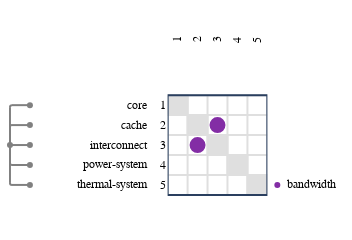

Here is the notebook cell this chart was saved with:
### Code cell
from ragraph.io.esl import from_esl
graph = from_esl(["./esl"])

import raesl.plot
figure = raesl.plot.mdm(
    graph,
    node_kinds=["component"],
)
figure.show()

### Figure 1 — Plotly figure (JSON) as saved in the notebook; plotly's stock layout.template omitted (floating-point values rounded to 4 significant figures)
{"data": [{"hoverinfo": "skip", "marker": {"color": "#FFFFFF", "line": {"color": "#FFFFFF"}}, "mode": "markers", "showlegend": false, "type": "scatter", "x": [0.5], "xaxis": "x", "y": [0.5], "yaxis": "y"}, {"hoverinfo": "skip", "marker": {"color": "#FFFFFF", "line": {"color": "#FFFFFF"}}, "mode": "markers", "showlegend": false, "type": "scatter", "x": [0.5], "xaxis": "x2", "y": [0.5], "yaxis": "y2"}, {"hoverinfo": "skip", "marker": {"color": "#FFFFFF", "line": {"color": "#FFFFFF"}}, "mode": "markers", "showlegend": false, "type": "scatter", "x": [0.5], "xaxis": "x3", "y": [0.5], "yaxis": "y3"}, {"hoverinfo": "skip", "marker": {"color": "#FFFFFF", "line": {"color": "#FFFFFF"}}, "mode": "markers", "showlegend": false, "type": "scatter", "x": [0.5], "xaxis": "x5", "y": [0.5], "yaxis": "y5"}, {"customdata": [{"data": "world.core", "pointtype": "tree_node"}, {"data": "world.cache", "pointtype": "tree_node"}, {"data": "world.interconnect", "pointtype": "tree_node"}, {"data": "world.power-system", "pointtype": "tree_node"}, {"data": "world.thermal-system", "pointtype": "tree_node"}, {"data": "world", "pointtype": "tree_node"}], "hoverinfo": "text", "marker": {"color": "gray"}, "mode": "markers", "showlegend": false, "text": ["world.core", "world.cache", "world.interconnect", "world.power-system", "world.thermal-system", "world"], "type": "scatter", "x": [1, 1, 1, 1, 1, 0], "xaxis": "x6", "y": [4.5, 3.5, 2.5, 1.5, 0.5, 2.5], "yaxis": "y6"}, {"customdata": [{"source": "world.cache", "target": "world.interconnect"}], "hoverinfo": "text", "marker": {"color": "#ffffff"}, "mode": "markers", "showlegend": false, "text": ["source: world.cache<br>target: world.interconnect<br>bandwidth: 1.0"], "type": "scatter", "x": [1.5], "xaxis": "x9", "y": [2.3], "yaxis": "y9"}, {"customdata": [{"source": "world.interconnect", "target": "world.cache"}], "hoverinfo": "text", "marker": {"color": "#ffffff"}, "mode": "markers", "showlegend": false, "text": ["source: world.interconnect<br>target: world.cache<br>bandwidth: 1.0"], "type": "scatter", "x": [2.5], "xaxis": "x9", "y": [3.3], "yaxis": "y9"}, {"hoverinfo": "text", "marker": {"color": "#832da5"}, "mode": "markers", "showlegend": false, "text": ["bandwidth"], "type": "scatter", "x": [0.5], "xaxis": "x10", "y": [0.5], "yaxis": "y10"}, {"hoverinfo": "text", "mode": "text", "showlegend": false, "text": ["bandwidth"], "textfont": {"color": "black", "family": "Fira Code,Hack,Courier New,monospace", "size": 12}, "textposition": "middle right", "type": "scatter", "x": [1], "xaxis": "x10", "y": [0.5], "yaxis": "y10"}], "layout": {"annotations": [{"font": {"color": "black", "family": "Fira Code,Hack,Courier New,monospace", "size": 12}, "showarrow": false, "text": "1", "textangle": -90, "x": 0.5, "xref": "x4", "y": -0.3301, "yanchor": "bottom", "yref": "y", "yshift": 0}, {"font": {"color": "black", "family": "Fira Code,Hack,Courier New,monospace", "size": 12}, "showarrow": false, "text": "2", "textangle": -90, "x": 1.5, "xref": "x4", "y": -0.3301, "yanchor": "bottom", "yref": "y", "yshift": 0}, {"font": {"color": "black", "family": "Fira Code,Hack,Courier New,monospace", "size": 12}, "showarrow": false, "text": "3", "textangle": -90, "x": 2.5, "xref": "x4", "y": -0.3301, "yanchor": "bottom", "yref": "y", "yshift": 0}, {"font": {"color": "black", "family": "Fira Code,Hack,Courier New,monospace", "size": 12}, "showarrow": false, "text": "4", "textangle": -90, "x": 3.5, "xref": "x4", "y": -0.3301, "yanchor": "bottom", "yref": "y", "yshift": 0}, {"font": {"color": "black", "family": "Fira Code,Hack,Courier New,monospace", "size": 12}, "showarrow": false, "text": "5", "textangle": -90, "x": 4.5, "xref": "x4", "y": -0.3301, "yanchor": "bottom", "yref": "y", "yshift": 0}, {"font": {"color": "black", "family": "Fira Code,Hack,Courier New,monospace", "size": 12}, "showarrow": false, "text": "core", "textangle": 0, "x": 2.772, "xanchor": "right", "xref": "x7", "y": 4.5, "yref": "y6", "yshift": 0}, {"font": {"color": "black", "family": "Fira Code,Hack,Courier New,monospace", "size": 12}, "showarrow": false, "text": "cache", "textangle": 0, "x": 2.772, "xanchor": "right", "xref": "x7", "y": 3.5, "yref": "y6", "yshift": 0}, {"font": {"color": "black", "family": "Fira Code,Hack,Courier New,monospace", "size": 12}, "showarrow": false, "text": "interconnect", "textangle": 0, "x": 2.772, "xanchor": "right", "xref": "x7", "y": 2.5, "yref": "y6", "yshift": 0}, {"font": {"color": "black", "family": "Fira Code,Hack,Courier New,monospace", "size": 12}, "showarrow": false, "text": "power-system", "textangle": 0, "x": 2.772, "xanchor": "right", "xref": "x7", "y": 1.5, "yref": "y6", "yshift": 0}, {"font": {"color": "black", "family": "Fira Code,Hack,Courier New,monospace", "size": 12}, "showarrow": false, "text": "thermal-system", "textangle": 0, "x": 2.772, "xanchor": "right", "xref": "x7", "y": 0.5, "yref": "y6", "yshift": 0}, {"font": {"color": "black", "family": "Fira Code,Hack,Courier New,monospace", "size": 12}, "showarrow": false, "text": "1", "textangle": 0, "x": 0.4301, "xanchor": "right", "xref": "x8", "y": 4.5, "yref": "y6", "yshift": 0}, {"font": {"color": "black", "family": "Fira Code,Hack,Courier New,monospace", "size": 12}, "showarrow": false, "text": "2", "textangle": 0, "x": 0.4301, "xanchor": "right", "xref": "x8", "y": 3.5, "yref": "y6", "yshift": 0}, {"font": {"color": "black", "family": "Fira Code,Hack,Courier New,monospace", "size": 12}, "showarrow": false, "text": "3", "textangle": 0, "x": 0.4301, "xanchor": "right", "xref": "x8", "y": 2.5, "yref": "y6", "yshift": 0}, {"font": {"color": "black", "family": "Fira Code,Hack,Courier New,monospace", "size": 12}, "showarrow": false, "text": "4", "textangle": 0, "x": 0.4301, "xanchor": "right", "xref": "x8", "y": 1.5, "yref": "y6", "yshift": 0}, {"font": {"color": "black", "family": "Fira Code,Hack,Courier New,monospace", "size": 12}, "showarrow": false, "text": "5", "textangle": 0, "x": 0.4301, "xanchor": "right", "xref": "x8", "y": 0.5, "yref": "y6", "yshift": 0}], "autosize": false, "height": 138.2, "hovermode": "closest", "margin": {"b": 0, "l": 0, "pad": 0, "r": 0, "t": 25}, "modebar": {"orientation": "h"}, "paper_bgcolor": "rgba(256,256,256,1)", "plot_bgcolor": "rgba(256,256,256,0)", "shapes": [{"line": {"color": "gray", "dash": "solid", "width": 2}, "type": "line", "x0": 0, "x1": 0, "xref": "x6", "y0": 2.5, "y1": 4.4, "yref": "y6"}, {"line": {"color": "gray", "dash": "solid", "width": 2}, "path": "M 0 4.4 Q 0 4.5 0.1 4.5", "type": "path", "xref": "x6", "yref": "y6"}, {"line": {"color": "gray", "dash": "solid", "width": 2}, "type": "line", "x0": 0.1, "x1": 1, "xref": "x6", "y0": 4.5, "y1": 4.5, "yref": "y6"}, {"line": {"color": "gray", "dash": "solid", "width": 2}, "type": "line", "x0": 0, "x1": 0, "xref": "x6", "y0": 2.5, "y1": 3.4, "yref": "y6"}, {"line": {"color": "gray", "dash": "solid", "width": 2}, "path": "M 0 3.4 Q 0 3.5 0.1 3.5", "type": "path", "xref": "x6", "yref": "y6"}, {"line": {"color": "gray", "dash": "solid", "width": 2}, "type": "line", "x0": 0.1, "x1": 1, "xref": "x6", "y0": 3.5, "y1": 3.5, "yref": "y6"}, {"line": {"color": "gray", "dash": "solid", "width": 2}, "type": "line", "x0": 0, "x1": 1, "xref": "x6", "y0": 2.5, "y1": 2.5, "yref": "y6"}, {"line": {"color": "gray", "dash": "solid", "width": 2}, "type": "line", "x0": 0, "x1": 0, "xref": "x6", "y0": 2.5, "y1": 1.6, "yref": "y6"}, {"line": {"color": "gray", "dash": "solid", "width": 2}, "path": "M 0 1.6 Q 0 1.5 0.1 1.5", "type": "path", "xref": "x6", "yref": "y6"}, {"line": {"color": "gray", "dash": "solid", "width": 2}, "type": "line", "x0": 0.1, "x1": 1, "xref": "x6", "y0": 1.5, "y1": 1.5, "yref": "y6"}, {"line": {"color": "gray", "dash": "solid", "width": 2}, "type": "line", "x0": 0, "x1": 0, "xref": "x6", "y0": 2.5, "y1": 0.6, "yref": "y6"}, {"line": {"color": "gray", "dash": "solid", "width": 2}, "path": "M 0 0.6 Q 0 0.5 0.1 0.5", "type": "path", "xref": "x6", "yref": "y6"}, {"line": {"color": "gray", "dash": "solid", "width": 2}, "type": "line", "x0": 0.1, "x1": 1, "xref": "x6", "y0": 0.5, "y1": 0.5, "yref": "y6"}, {"line": {"color": "#dfdfdf", "dash": "solid", "width": 2}, "type": "line", "x0": 0, "x1": 5, "xref": "x9", "y0": 0, "y1": 0, "yref": "y6"}, {"line": {"color": "#dfdfdf", "dash": "solid", "width": 2}, "type": "line", "x0": 0, "x1": 5, "xref": "x9", "y0": 1, "y1": 1, "yref": "y6"}, {"line": {"color": "#dfdfdf", "dash": "solid", "width": 2}, "type": "line", "x0": 0, "x1": 5, "xref": "x9", "y0": 2, "y1": 2, "yref": "y6"}, {"line": {"color": "#dfdfdf", "dash": "solid", "width": 2}, "type": "line", "x0": 0, "x1": 5, "xref": "x9", "y0": 3, "y1": 3, "yref": "y6"}, {"line": {"color": "#dfdfdf", "dash": "solid", "width": 2}, "type": "line", "x0": 0, "x1": 5, "xref": "x9", "y0": 4, "y1": 4, "yref": "y6"}, {"line": {"color": "#dfdfdf", "dash": "solid", "width": 2}, "type": "line", "x0": 0, "x1": 5, "xref": "x9", "y0": 5, "y1": 5, "yref": "y6"}, {"line": {"color": "#dfdfdf", "dash": "solid", "width": 2}, "type": "line", "x0": 0, "x1": 0, "xref": "x9", "y0": 0, "y1": 5, "yref": "y6"}, {"line": {"color": "#dfdfdf", "dash": "solid", "width": 2}, "type": "line", "x0": 1, "x1": 1, "xref": "x9", "y0": 0, "y1": 5, "yref": "y6"}, {"line": {"color": "#dfdfdf", "dash": "solid", "width": 2}, "type": "line", "x0": 2, "x1": 2, "xref": "x9", "y0": 0, "y1": 5, "yref": "y6"}, {"line": {"color": "#dfdfdf", "dash": "solid", "width": 2}, "type": "line", "x0": 3, "x1": 3, "xref": "x9", "y0": 0, "y1": 5, "yref": "y6"}, {"line": {"color": "#dfdfdf", "dash": "solid", "width": 2}, "type": "line", "x0": 4, "x1": 4, "xref": "x9", "y0": 0, "y1": 5, "yref": "y6"}, {"line": {"color": "#dfdfdf", "dash": "solid", "width": 2}, "type": "line", "x0": 5, "x1": 5, "xref": "x9", "y0": 0, "y1": 5, "yref": "y6"}, {"fillcolor": "#dfdfdf", "layer": "below", "line": {"color": "#dfdfdf"}, "type": "rect", "x0": 0, "x1": 1, "xref": "x9", "y0": 4, "y1": 5, "yref": "y6"}, {"fillcolor": "#dfdfdf", "layer": "below", "line": {"color": "#dfdfdf"}, "type": "rect", "x0": 1, "x1": 2, "xref": "x9", "y0": 3, "y1": 4, "yref": "y6"}, {"fillcolor": "#dfdfdf", "layer": "below", "line": {"color": "#dfdfdf"}, "type": "rect", "x0": 2, "x1": 3, "xref": "x9", "y0": 2, "y1": 3, "yref": "y6"}, {"fillcolor": "#dfdfdf", "layer": "below", "line": {"color": "#dfdfdf"}, "type": "rect", "x0": 3, "x1": 4, "xref": "x9", "y0": 1, "y1": 2, "yref": "y6"}, {"fillcolor": "#dfdfdf", "layer": "below", "line": {"color": "#dfdfdf"}, "type": "rect", "x0": 4, "x1": 5, "xref": "x9", "y0": 0, "y1": 1, "yref": "y6"}, {"fillcolor": "#832da5", "line": {"width": 0}, "path": "M 1.5 2.5 L 1.5 2.9 Q 1.334 2.9 1.217 2.783 Q 1.1 2.666 1.1 2.5 Q 1.1 2.334 1.217 2.217 Q 1.334 2.1 1.5 2.1 Q 1.666 2.1 1.783 2.217 Q 1.9 2.334 1.9 2.5 Q 1.9 2.666 1.783 2.783 Q 1.666 2.9 1.5 2.9 Z", "type": "path", "xref": "x9", "yref": "y6"}, {"fillcolor": "#832da5", "line": {"width": 0}, "path": "M 2.5 3.5 L 2.5 3.9 Q 2.334 3.9 2.217 3.783 Q 2.1 3.666 2.1 3.5 Q 2.1 3.334 2.217 3.217 Q 2.334 3.1 2.5 3.1 Q 2.666 3.1 2.783 3.217 Q 2.9 3.334 2.9 3.5 Q 2.9 3.666 2.783 3.783 Q 2.666 3.9 2.5 3.9 Z", "type": "path", "xref": "x9", "yref": "y6"}, {"type": "rect", "x0": 0, "x1": 5, "xref": "x9", "y0": 0, "y1": 5, "yref": "y6"}], "width": 352.9, "xaxis": {"anchor": "y", "automargin": false, "autorange": false, "domain": [0, 0.1133], "matches": "x6", "range": [-0.5, 1.5], "scaleanchor": "y", "scaleratio": 1, "showticklabels": false}, "xaxis10": {"anchor": "y10", "automargin": false, "domain": [0.7596, 1], "range": [0, 4.243], "scaleanchor": "y", "showgrid": false, "showline": false, "showticklabels": false, "zeroline": false}, "xaxis2": {"anchor": "y2", "automargin": false, "autorange": false, "domain": [0.1133, 0.4275], "matches": "x7", "range": [-2.772, 2.772], "scaleanchor": "y", "scaleratio": 1, "showticklabels": false}, "xaxis3": {"anchor": "y3", "automargin": false, "autorange": false, "domain": [0.4275, 0.4763], "matches": "x8", "range": [-0.4301, 0.4301], "scaleanchor": "y", "scaleratio": 1, "showticklabels": false}, "xaxis4": {"anchor": "y4", "automargin": false, "domain": [0.4763, 0.7596], "matches": "x9", "range": [0, 5], "scaleanchor": "y", "showgrid": false, "showline": false, "showticklabels": false, "zeroline": false}, "xaxis5": {"anchor": "y5", "automargin": false, "autorange": false, "domain": [0.7596, 1], "matches": "x10", "range": [0, 4.243], "scaleanchor": "y", "scaleratio": 1, "showticklabels": false}, "xaxis6": {"anchor": "y6", "automargin": false, "autorange": false, "domain": [0, 0.1133], "range": [-0.5, 1.5], "scaleanchor": "y", "scaleratio": 1, "showgrid": false, "showline": false, "showticklabels": false, "zeroline": false}, "xaxis7": {"anchor": "y7", "automargin": false, "domain": [0.1133, 0.4275], "range": [-2.772, 2.772], "scaleanchor": "y", "scaleratio": 1, "showgrid": false, "showline": false, "showticklabels": false, "zeroline": false}, "xaxis8": {"anchor": "y8", "automargin": false, "domain": [0.4275, 0.4763], "range": [-0.4301, 0.4301], "scaleanchor": "y", "scaleratio": 1, "showgrid": false, "showline": false, "showticklabels": false, "zeroline": false}, "xaxis9": {"anchor": "y9", "automargin": false, "domain": [0.4763, 0.7596], "range": [0, 5], "scaleanchor": "y", "scaleratio": 1, "showgrid": false, "showline": false, "showticklabels": false, "zeroline": false}, "yaxis": {"anchor": "x", "automargin": false, "autorange": false, "domain": [0.8833, 1], "range": [-0.3301, 0.3301], "showticklabels": false}, "yaxis10": {"anchor": "x10", "automargin": false, "autorange": false, "domain": [0, 0.8833], "matches": "y6", "range": [0, 5], "scaleratio": 1, "showgrid": false, "showline": false, "showticklabels": false, "zeroline": false}, "yaxis2": {"anchor": "x2", "automargin": false, "autorange": false, "domain": [0.8833, 1], "matches": "y", "range": [-0.3301, 0.3301], "showticklabels": false}, "yaxis3": {"anchor": "x3", "automargin": false, "autorange": false, "domain": [0.8833, 1], "matches": "y", "range": [-0.3301, 0.3301], "showticklabels": false}, "yaxis4": {"anchor": "x4", "automargin": false, "autorange": false, "domain": [0.8833, 1], "matches": "y", "range": [-0.3301, 0.3301], "scaleanchor": "x", "scaleratio": 1, "showgrid": false, "showline": false, "showticklabels": false, "zeroline": false}, "yaxis5": {"anchor": "x5", "automargin": false, "autorange": false, "domain": [0.8833, 1], "matches": "y", "range": [-0.3301, 0.3301], "showticklabels": false}, "yaxis6": {"anchor": "x6", "automargin": false, "autorange": false, "domain": [0, 0.8833], "range": [0, 5], "scaleanchor": "x", "scaleratio": 1, "showgrid": true, "showline": false, "showticklabels": false, "zeroline": false}, "yaxis7": {"anchor": "x7", "automargin": false, "autorange": false, "domain": [0, 0.8833], "matches": "y6", "range": [0, 5], "scaleratio": 1, "showgrid": false, "showline": false, "showticklabels": false, "zeroline": false}, "yaxis8": {"anchor": "x8", "automargin": false, "autorange": false, "domain": [0, 0.8833], "matches": "y6", "range": [0, 5], "scaleratio": 1, "showgrid": false, "showline": false, "showticklabels": false, "zeroline": false}, "yaxis9": {"anchor": "x9", "automargin": false, "autorange": false, "domain": [0, 0.8833], "matches": "y6", "range": [0, 5], "scaleratio": 1, "showgrid": false, "showline": false, "showticklabels": false, "zeroline": false}}}
